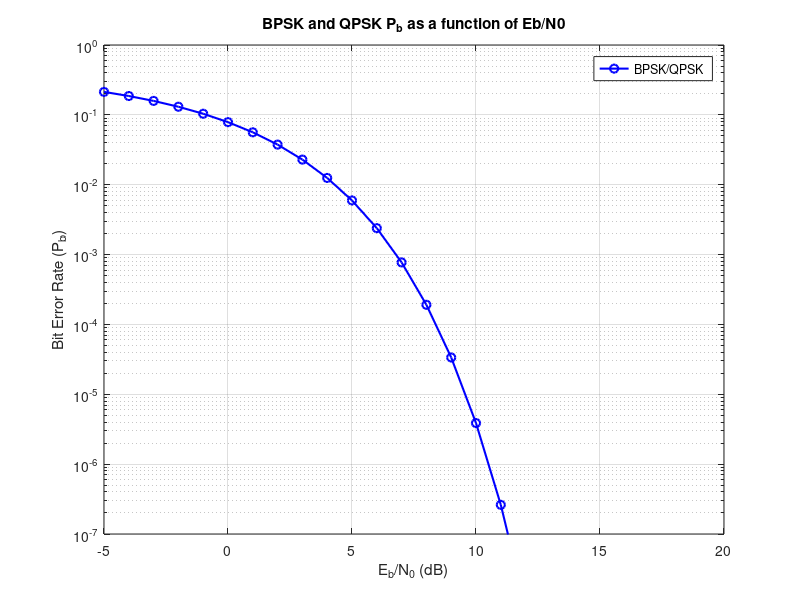
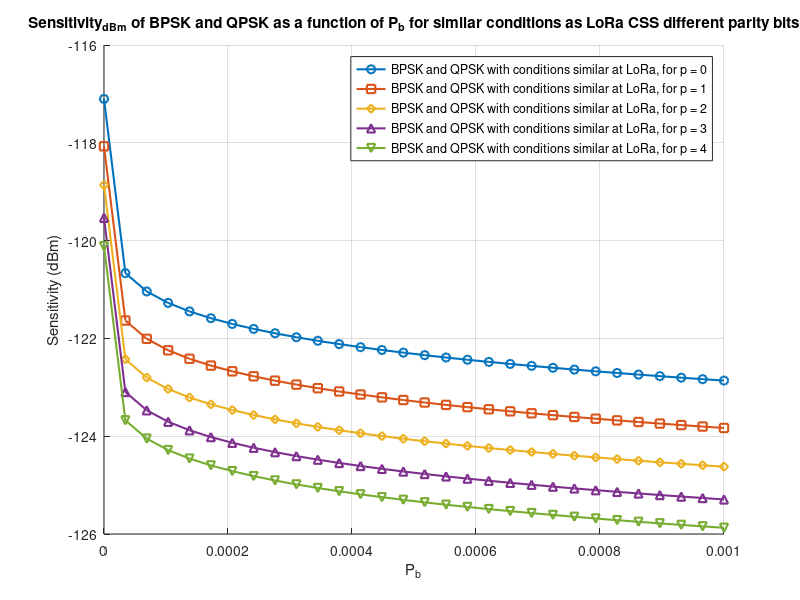
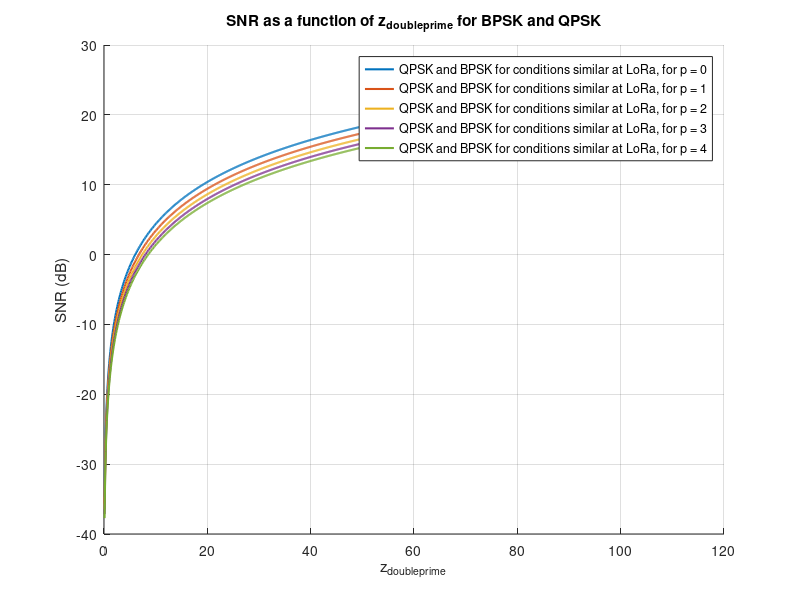
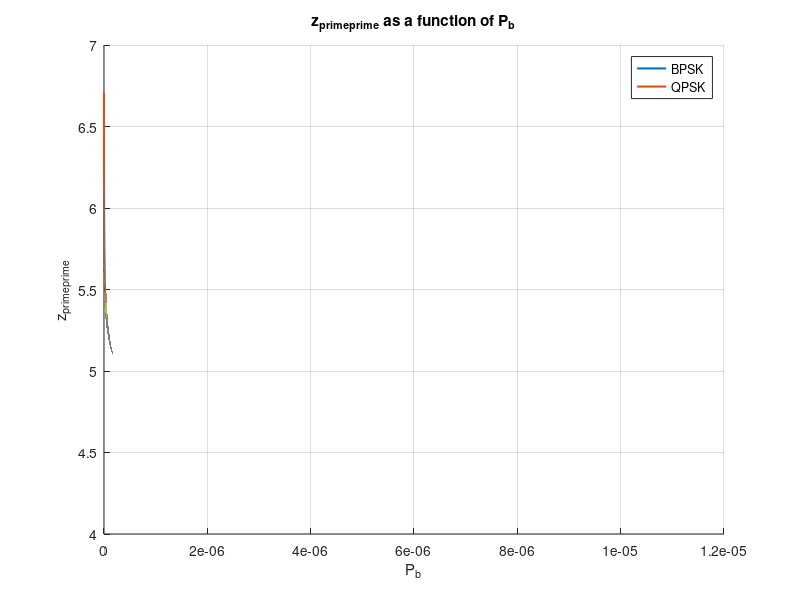

MATLAB code to generate these figures, in order:
clc; clear; close all;
%%sensi compa p=0 to p=4
%to keep
%% assumptions: change of BW but rest fixed
marker_list = {'o', 's', 'd', '^', 'v'};
BW_LoRa = 125e3;
% BW_FSK_1=12e3;
% BW_FSK_2=1.2e3;
NF= 6;

%% PSK bit rate = same of lora for comparing
SF_values = 7;
p_values = 0:4;

% initialize 
spec_eff = zeros(length(SF_values), length(p_values));

%bit_rate = zeros(length(SF_values), 1);
% spectral efficiency values
for i = 1:length(SF_values)
    SF = SF_values(i);
    for j = 1:length(p_values)
        p = p_values(j);
        spec_eff(i, j) = (SF / (2^SF)) * (4 / (4 + p));
        bit_rate(i, j)=spec_eff(i, j).*BW_LoRa;
    end
end
% %%
% R_b = bit_rate(1,1);
% BW_BPSK = 20*R_b;
% BW_QPSK = 10*R_b;


%% Pb function EbN0

EbN0_dB = -5:1:20;                   % Eb/N0 in dB
EbN0_lin = 10.^(EbN0_dB / 10);         % Convert to linear scale

% Compute Pb for BPSK and QPSK using the same formula
Pb_BPSK = 0.5 * erfc(sqrt(EbN0_lin));
% Pb_QPSK = 0.5 * erfc(sqrt(EbN0_lin));  % Same BER as BPSK under AWGN

% Plot
figure;
semilogy(EbN0_dB, Pb_BPSK, 'b-', 'DisplayName', 'BPSK/QPSK', 'LineWidth', 1.5,'Marker', 'o');
% hold on;
% semilogy(EbN0_dB, Pb_QPSK, 'r--', 'LineWidth', 2, 'DisplayName', 'QPSK');

grid on;
xlabel('E_b/N_0 (dB)');
ylabel('Bit Error Rate (P_b)');
title('BPSK and QPSK P_b as a function of Eb/N0');
legend show;
ylim([1e-7 1]);
xlim([-5 20]);

%% sensitivity
Pb_values = linspace(10e-10, 1.00e-3  , 30); 
%k_values = 1:2; % k % bits per symbol, fixed to 12 for similar study
p_values = 0:4; % parity bits

figure; 
hold on;


for idx = 1:length(p_values)
    p = p_values(idx);
    z_primeprime = sqrt(2) * erfcinv(2*Pb_values);
    %  linear scale
    EbN0_linear =   ((z_primeprime).^2) / 2;
    %bit_rate = R_b*(4/(4+p));
    % convert to dB
    %SNR_dB = 10 * log10(SNR_linear);
    Sensitivity_dBm = -174 + 10 * log10(bit_rate(1, p+1) * EbN0_linear) + NF;
    % Plot SNR vs. z
    plot(Pb_values, Sensitivity_dBm, 'LineWidth', 1.5,'DisplayName', sprintf('BPSK and QPSK with conditions similar at LoRa, for p = %d', p),  'Marker', marker_list{idx});

% SNR vs. z
end


xlabel('P_{b}');
ylabel('Sensitivity (dBm)');
title('Sensitivity_{dBm} of BPSK and QPSK as a function of P_{b} for similar conditions as LoRa CSS different parity bits');
grid on;
legend show;
hold off;


%% SNR function of z' for different p
z_primeprime = linspace(0, 111, 1000); % start from 0

p_values = 0:4; % parity bits
k_values = 1:2; % bits per symbol

figure; 
hold on;


for p_idx = 1:length(p_values)
    p = p_values(p_idx);
    
    % Compute SNR in linear scale
    SNR_linear = spec_eff(1, p_idx) .* ((z_primeprime).^2) / 2;

    % Convert to dB
    SNR_dB = 10 * log10(SNR_linear);

    plot(z_primeprime, SNR_dB, 'LineWidth', 1.5,'DisplayName', sprintf('QPSK and BPSK for conditions similar at LoRa, for p = %d', p));


end


xlabel(' z_{doubleprime} ');
ylabel('SNR (dB)');
title('SNR as a function of z_{doubleprime} for BPSK and QPSK');
grid on;
legend show;
hold off;

%% z'' function of Pb
% Pb range from 0 to 0.25 
%depends on k as well!
Pb_values = linspace(0, 10e-6  , 1000000); 
k_values = 1:2; % bits per symbol, fixed to 12 for similar study
p_values = 0:4;
figure; 
hold on;


for idx = 1:length(k_values)
    k = k_values(idx);
    
    z_primeprime = sqrt(2) * erfcinv(2*Pb_values);
    if k ==1
    % Plot SNR vs. z
        plot(Pb_values, z_primeprime, 'LineWidth', 1.5,'DisplayName', sprintf('BPSK'));
    end
    if k ==2
    % Plot SNR vs. z
        plot(Pb_values, z_primeprime, 'LineWidth', 1.5,'DisplayName', sprintf('QPSK'));
    end
end

xlabel('P_b');
ylabel('z_{primeprime}');
title('z_{primeprime} as a function of P_b');
grid on;
legend show;
hold off;

%% snr function of pb

Pb_values = linspace(0, 10e-6 , 1000000); 
k_values = 1:2; % k % bits per symbol, fixed to 12 for similar study
p_values = 0:4; % parity bits

figure; 
hold on;


for idx = 1:length(p_values)
    p = p_values(idx);
    z_primeprime = sqrt(2) * erfcinv(2*Pb_values);
    %  linear scale
    SNR_linear = spec_eff(1, idx) .* ((z_primeprime).^2) / 2;
    
    % convert to dB
    SNR_dB = 10 * log10(SNR_linear);
    % Plot SNR vs. z
    plot(Pb_values, SNR_dB, 'LineWidth', 1.5,'DisplayName', sprintf('BPSK and QPSK for conditions similar of LoRa, for p = %d', p));

% SNR vs. z
end


xlabel('P_{b}');
ylabel('SNR (dB)');
title('SNR_{dB} as a function of P_{b} for cases similar to LoRa CSS for different parity bits');
grid on;
legend show;
hold off;